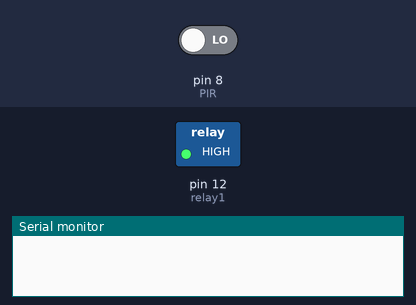
Recording of a sketch running on a simulated Arduino Uno, built with avr-gcc and run on an emulated ATmega328P. Shown: switched loads named in the sketch (green lamp = pin HIGH), the last lines printed to the serial monitor. The test bench sets the inputs (shaded band); at power-on: pin 8 (PIR) LOW.

Above: at 1.8 s.
1.9 s: pin 8 (PIR) driven HIGH
At 2.3 s:
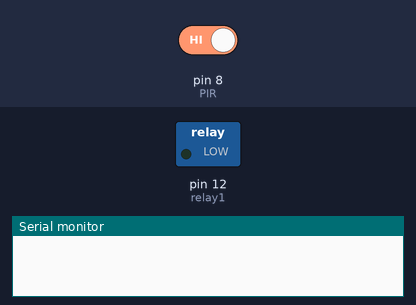
3.5 s: pin 8 (PIR) driven LOW
At 4.6 s:
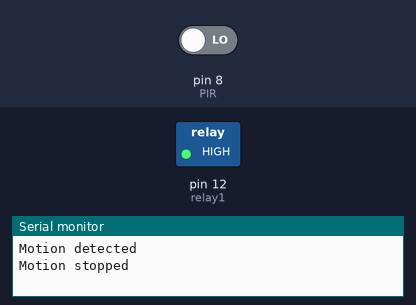
Timing chart, 0 to 6.5 s (numbered marks = the images above; inputs shaded):
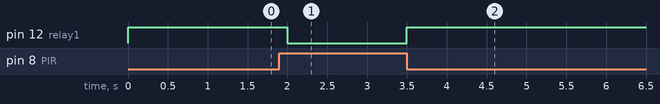

Measured:
- after the input at 1.9 s, pin 12 (relay1): HIGH → LOW after 0.10 s
- after the input at 3.5 s, pin 12 (relay1): LOW → HIGH at once

The sketch:

motion_based_smart_lamp.ino
```cpp
int PIR=8;
int relay1=12;
int state=LOW;
int val=0;

void setup() {
  // put your setup code here, to run once:
  pinMode(relay1,OUTPUT);
  pinMode(PIR,INPUT);
  Serial.begin(9600);

}

void loop() {
  // put your main code here, to run repeatedly:
  val = digitalRead(PIR);
  if (val==HIGH) {
    digitalWrite(relay1,LOW);//turn on the lamp
    delay(500);
    if (state==LOW) {
      Serial.println("Motion detected");
      state=HIGH;
      }
    }
  else{
    digitalWrite(relay1,HIGH);
    delay(500);

    if (state==HIGH){
      Serial.println("Motion stopped");
      state=LOW;
      }
    }
}
```
